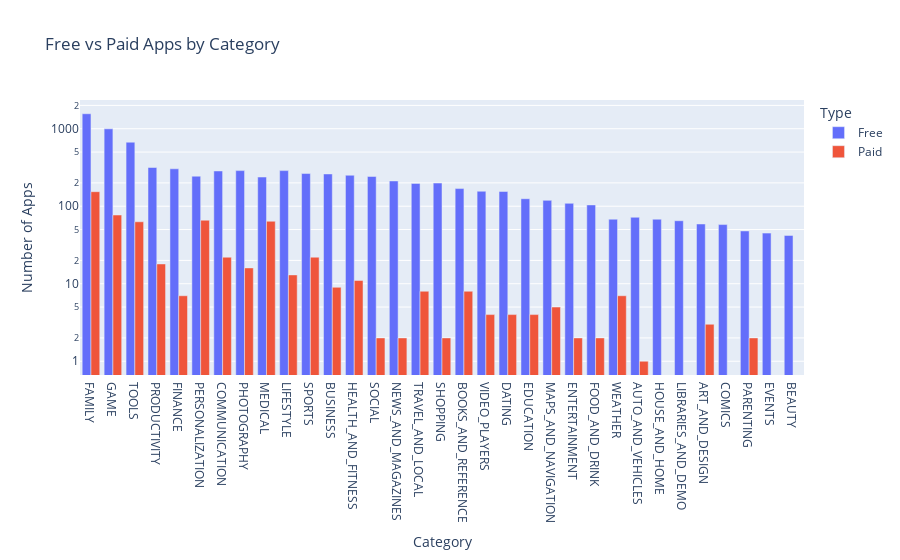

This figure's notebook cell:
### Code cell
g_bar = px.bar(df_free_vs_paid,
               x='Category',
               y='App',
               title='Free vs Paid Apps by Category',
               color='Type',
               barmode='group')
 
g_bar.update_layout(xaxis_title='Category',
                    yaxis_title='Number of Apps',
                    xaxis={'categoryorder':'total descending'},
                    yaxis=dict(type='log'))
 
g_bar.show()

### Figure 1 — Plotly figure (JSON) as saved in the notebook; plotly's stock layout.template omitted (floating-point values rounded to 4 significant figures)
{"data": [{"alignmentgroup": "True", "hovertemplate": "Type=Free<br>Category=%{x}<br>App=%{y}<extra></extra>", "legendgroup": "Free", "marker": {"color": "#636efa", "pattern": {"shape": ""}}, "name": "Free", "offsetgroup": "Free", "orientation": "v", "showlegend": true, "textposition": "auto", "type": "bar", "x": ["ART_AND_DESIGN", "AUTO_AND_VEHICLES", "BEAUTY", "BOOKS_AND_REFERENCE", "BUSINESS", "COMICS", "COMMUNICATION", "DATING", "EDUCATION", "ENTERTAINMENT", "EVENTS", "FAMILY", "FINANCE", "FOOD_AND_DRINK", "GAME", "HEALTH_AND_FITNESS", "HOUSE_AND_HOME", "LIBRARIES_AND_DEMO", "LIFESTYLE", "MAPS_AND_NAVIGATION", "MEDICAL", "NEWS_AND_MAGAZINES", "PARENTING", "PERSONALIZATION", "PHOTOGRAPHY", "PRODUCTIVITY", "SHOPPING", "SOCIAL", "SPORTS", "TOOLS", "TRAVEL_AND_LOCAL", "VIDEO_PLAYERS", "WEATHER"], "xaxis": "x", "y": [59, 72, 42, 169, 261, 58, 285, 155, 125, 109, 45, 1560, 304, 104, 997, 251, 68, 65, 288, 119, 238, 212, 48, 244, 288, 316, 199, 242, 264, 670, 197, 156, 68], "yaxis": "y"}, {"alignmentgroup": "True", "hovertemplate": "Type=Paid<br>Category=%{x}<br>App=%{y}<extra></extra>", "legendgroup": "Paid", "marker": {"color": "#EF553B", "pattern": {"shape": ""}}, "name": "Paid", "offsetgroup": "Paid", "orientation": "v", "showlegend": true, "textposition": "auto", "type": "bar", "x": ["ART_AND_DESIGN", "AUTO_AND_VEHICLES", "BOOKS_AND_REFERENCE", "BUSINESS", "COMMUNICATION", "DATING", "EDUCATION", "ENTERTAINMENT", "FAMILY", "FINANCE", "FOOD_AND_DRINK", "GAME", "HEALTH_AND_FITNESS", "LIFESTYLE", "MAPS_AND_NAVIGATION", "MEDICAL", "NEWS_AND_MAGAZINES", "PARENTING", "PERSONALIZATION", "PHOTOGRAPHY", "PRODUCTIVITY", "SHOPPING", "SOCIAL", "SPORTS", "TOOLS", "TRAVEL_AND_LOCAL", "VIDEO_PLAYERS", "WEATHER"], "xaxis": "x", "y": [3, 1, 8, 9, 22, 4, 4, 2, 154, 7, 2, 77, 11, 13, 5, 64, 2, 2, 66, 16, 18, 2, 2, 22, 63, 8, 4, 7], "yaxis": "y"}], "layout": {"barmode": "group", "legend": {"title": {"text": "Type"}, "tracegroupgap": 0}, "title": {"text": "Free vs Paid Apps by Category"}, "xaxis": {"anchor": "y", "categoryorder": "total descending", "domain": [0, 1], "title": {"text": "Category"}}, "yaxis": {"anchor": "x", "domain": [0, 1], "title": {"text": "Number of Apps"}, "type": "log"}}}
